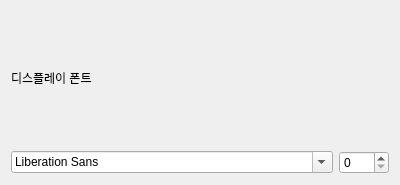
<?xml version="1.0" encoding="UTF-8"?>
<ui version="4.0">
 <class>option_font</class>
 <widget class="QWidget" name="option_font">
  <property name="geometry">
   <rect>
    <x>0</x>
    <y>0</y>
    <width>400</width>
    <height>185</height>
   </rect>
  </property>
  <property name="windowTitle">
   <string>Form</string>
  </property>
  <layout class="QGridLayout" name="gridLayout">
   <item row="0" column="0">
    <widget class="QLabel" name="label">
     <property name="text">
      <string>디스플레이 폰트</string>
     </property>
    </widget>
   </item>
   <item row="1" column="0">
    <widget class="QFontComboBox" name="fontComboBox">
     <property name="sizePolicy">
      <sizepolicy hsizetype="Expanding" vsizetype="Fixed">
       <horstretch>0</horstretch>
       <verstretch>0</verstretch>
      </sizepolicy>
     </property>
    </widget>
   </item>
   <item row="1" column="1">
    <widget class="QSpinBox" name="spinBox">
     <property name="minimumSize">
      <size>
       <width>50</width>
       <height>0</height>
      </size>
     </property>
    </widget>
   </item>
  </layout>
 </widget>
 <resources/>
 <connections/>
</ui>
